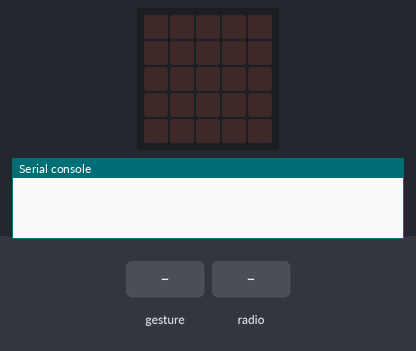
Bench run of a program on a simulated BBC micro:bit (MakeCode). On the bench: the board's 5×5 LED display, the last lines printed to the serial console. The test bench sets the inputs (shaded band). Random numbers come from a fixed seed; no radio messages arrive unless stated (any console line starting 'radio sent:' is added by the test bench); a tilt is held for 1.5 s and a shake lasts 1 s, then the board lies face up again.

Above: at 1.2 s.
1.3 s: gesture 'shake'
At 2.4 s:
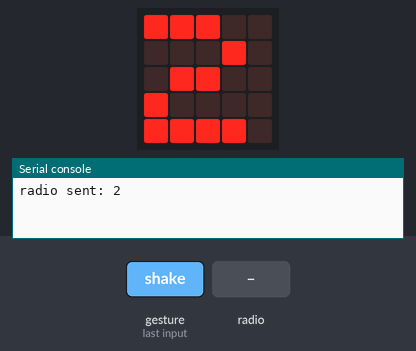
3.0 s: radio message "5" arrives
At 3.6 s:
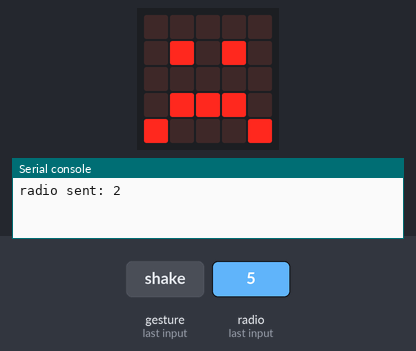
Timing chart, 0 to 6.0 s (numbered marks = the images above; inputs shaded):
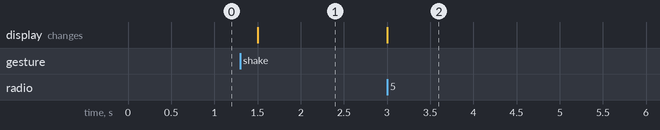

The program:

main.ts
```typescript
radio.onReceivedNumber(function (receivedNumber) {
    if (receivedNumber >= dice) {
        basic.showIcon(IconNames.Sad)
    }
})
input.onGesture(Gesture.Shake, function () {
    dice = randint(1, 6)
    basic.showNumber(dice)
    radio.sendNumber(dice)
})
let dice = 0
radio.setGroup(1)
basic.forever(function () {

})
```

test.ts
```typescript
// Hier kann man Tests durchführen; diese Datei wird nicht kompiliert, wenn dieses Paket als Erweiterung verwendet wird.
```

Measured:
- after the input at 1.3 s, the display: changes after 0.20 s (image 1)
- after the input at 3.0 s, the display: changes at once (image 2)
